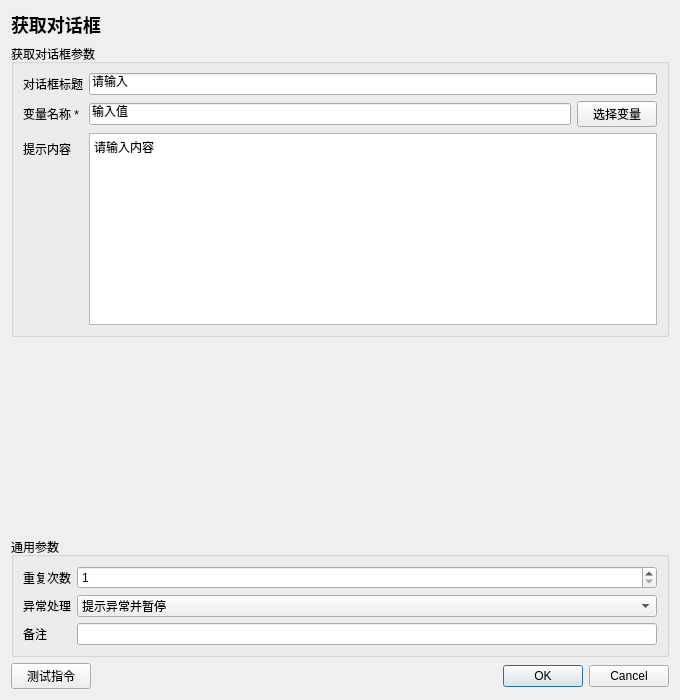
<?xml version="1.0" encoding="UTF-8"?>
<ui version="4.0"><class>InstructionEditor</class><widget class="QDialog" name="InstructionEditor">
<property name="geometry"><rect><x>0</x><y>0</y><width>680</width><height>700</height></rect></property><property name="minimumSize"><size><width>560</width><height>480</height></size></property><property name="windowTitle"><string>获取对话框</string></property>
<layout class="QVBoxLayout" name="rootLayout">
<item><widget class="QLabel" name="titleLabel"><property name="text"><string>获取对话框</string></property><property name="styleSheet"><string>font-size: 18px; font-weight: 600;</string></property></widget></item>
<item><widget class="QGroupBox" name="parameterGroupBox"><property name="title"><string>获取对话框参数</string></property><layout class="QFormLayout" name="parameterFormLayout"><item row="0" column="0"><widget class="QLabel" name="parameterLabel_0"><property name="text"><string>对话框标题</string></property></widget></item><item row="0" column="1"><widget class="QLineEdit" name="parameter_0"><property name="text"><string>请输入</string></property></widget></item>
<item row="1" column="0"><widget class="QLabel" name="parameterLabel_1"><property name="text"><string>变量名称 *</string></property></widget></item><item row="1" column="1"><widget class="QWidget" name="parameterContainer_1" native="true"><layout class="QHBoxLayout" name="parameterLayout_1"><property name="leftMargin"><number>0</number></property><property name="topMargin"><number>0</number></property><property name="rightMargin"><number>0</number></property><property name="bottomMargin"><number>0</number></property><item><widget class="QLineEdit" name="parameter_1"><property name="text"><string>输入值</string></property></widget></item><item><widget class="QPushButton" name="auxiliary_1"><property name="text"><string>选择变量</string></property></widget></item></layout></widget></item>
<item row="2" column="0"><widget class="QLabel" name="parameterLabel_2"><property name="text"><string>提示内容</string></property></widget></item><item row="2" column="1"><widget class="QPlainTextEdit" name="parameter_2"><property name="minimumSize"><size><width>0</width><height>80</height></size></property><property name="plainText"><string>请输入内容</string></property></widget></item></layout></widget></item>
<item><spacer name="verticalSpacer"><property name="orientation"><enum>Qt::Vertical</enum></property><property name="sizeHint" stdset="0"><size><width>20</width><height>20</height></size></property></spacer></item>
<item><widget class="QGroupBox" name="commonGroupBox"><property name="title"><string>通用参数</string></property><layout class="QFormLayout" name="commonFormLayout">
<item row="0" column="0"><widget class="QLabel" name="repeatLabel"><property name="text"><string>重复次数</string></property></widget></item><item row="0" column="1"><widget class="QSpinBox" name="repeatSpinBox"><property name="minimum"><number>1</number></property><property name="maximum"><number>999999</number></property><property name="value"><number>1</number></property></widget></item>
<item row="1" column="0"><widget class="QLabel" name="errorPolicyLabel"><property name="text"><string>异常处理</string></property></widget></item><item row="1" column="1"><widget class="QComboBox" name="errorPolicyComboBox"><item><property name="text"><string>自动跳过</string></property></item><item><property name="text"><string>提示异常并暂停</string></property></item><item><property name="text"><string>提示异常并停止</string></property></item><property name="currentIndex"><number>1</number></property></widget></item>
<item row="2" column="0"><widget class="QLabel" name="noteLabel"><property name="text"><string>备注</string></property></widget></item><item row="2" column="1"><widget class="QLineEdit" name="noteEdit"/></item>
</layout></widget></item>
<item><layout class="QHBoxLayout" name="footerLayout"><item><widget class="QPushButton" name="testButton"><property name="text"><string>测试指令</string></property></widget></item><item><spacer name="footerSpacer"><property name="orientation"><enum>Qt::Horizontal</enum></property><property name="sizeHint" stdset="0"><size><width>40</width><height>20</height></size></property></spacer></item><item><widget class="QDialogButtonBox" name="buttonBox"><property name="standardButtons"><set>QDialogButtonBox::Cancel|QDialogButtonBox::Ok</set></property></widget></item></layout></item>
</layout></widget><resources/><connections/></ui>
